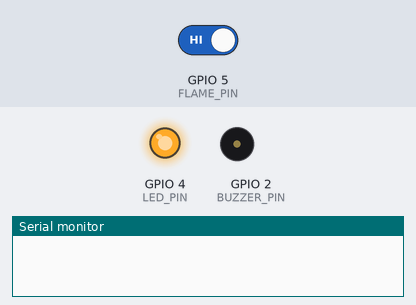
The sketch below on a simulated ESP8266 (NodeMCU). Parts: output pins drawn as LEDs (lit = HIGH), buzzer (waves = sounding, pin HIGH), the last lines printed to the serial monitor. The test bench sets the inputs (shaded band); at power-on: GPIO 5 (FLAME_PIN) HIGH. WiFi joins after 1.5 s; servers stay silent unless stated.

Above: at 2.7 s.
2.8 s: GPIO 5 (FLAME_PIN) driven LOW
At 3.5 s:
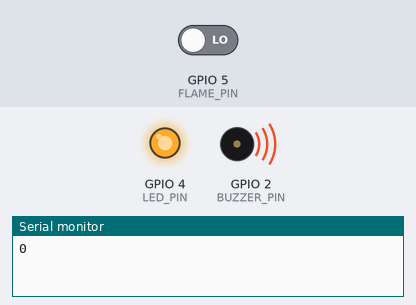
6.9 s: GPIO 5 (FLAME_PIN) driven HIGH
At 9.3 s:
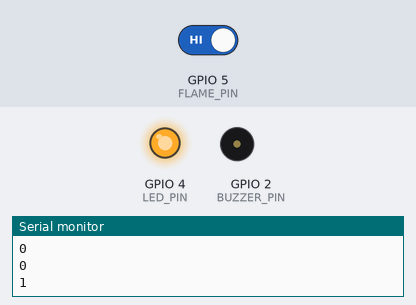
Timing chart, 0 to 10.8 s (numbered marks = the images above; inputs shaded):
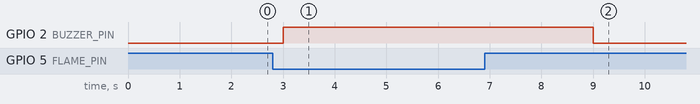

The sketch:

Fire_Detection_System.ino
```cpp
#include <ThingerESP8266.h>
#include <ESP8266WIFI.h>

#define USERNAME "*****"
#define DEVICE_ID "*****"
#define DEVICE_CREDENTIAL "*****"

ThingerESP8266 thing(USERNAME, DEVICE_ID, DEVICE_CREDENTIAL);

const char* ssid = "*****";
const char* password = "*****";

String kondisi = "";

#define FLAME_PIN 5
#define BUZZER_PIN 2
#define LED_PIN 4

unsigned long previousMillis = 0;
const long interval = 3000;

void setup() {
  Serial.begin(9600);
  pinMode(FLAME_PIN, INPUT);
  pinMode(BUZZER_PIN, OUTPUT);
  pinMode(LED_PIN, OUTPUT);

  WiFi.begin(ssid, password);

  while(WiFi.status() != WL_CONNECTED)
  {
    delay(500);
    digitalWrite(LED_PIN, LOW);
  }
  digitalWrite(LED_PIN, HIGH);
  thing.add_wifi(ssid, password);

  thing["Dataku"] >> [](pson & out)
  {
    out["kondisi"] = kondisi;
  };
}

void loop() {
  unsigned long currentMillis = millis();
  if(currentMillis - previousMillis >= interval)
  {
    previousMillis = currentMillis;
    int api = digitalRead(FLAME_PIN);
    if(api == 0)
    {
      digitalWrite(BUZZER_PIN, HIGH);
      kondisi = "Ada Api";
      thing.call_endpoint("FireDetectionSystem");
    }
    else
    {digitalWrite(BUZZER_PIN, LOW);
    kondisi = "Aman";
    }
    thing.handle();
    Serial.println(api);
  }

}
```

Measured:
- after the input at 2.8 s, GPIO 2 (BUZZER_PIN): LOW → HIGH after 0.20 s
- after the input at 6.9 s, GPIO 2 (BUZZER_PIN): HIGH → LOW after 2.1 s
